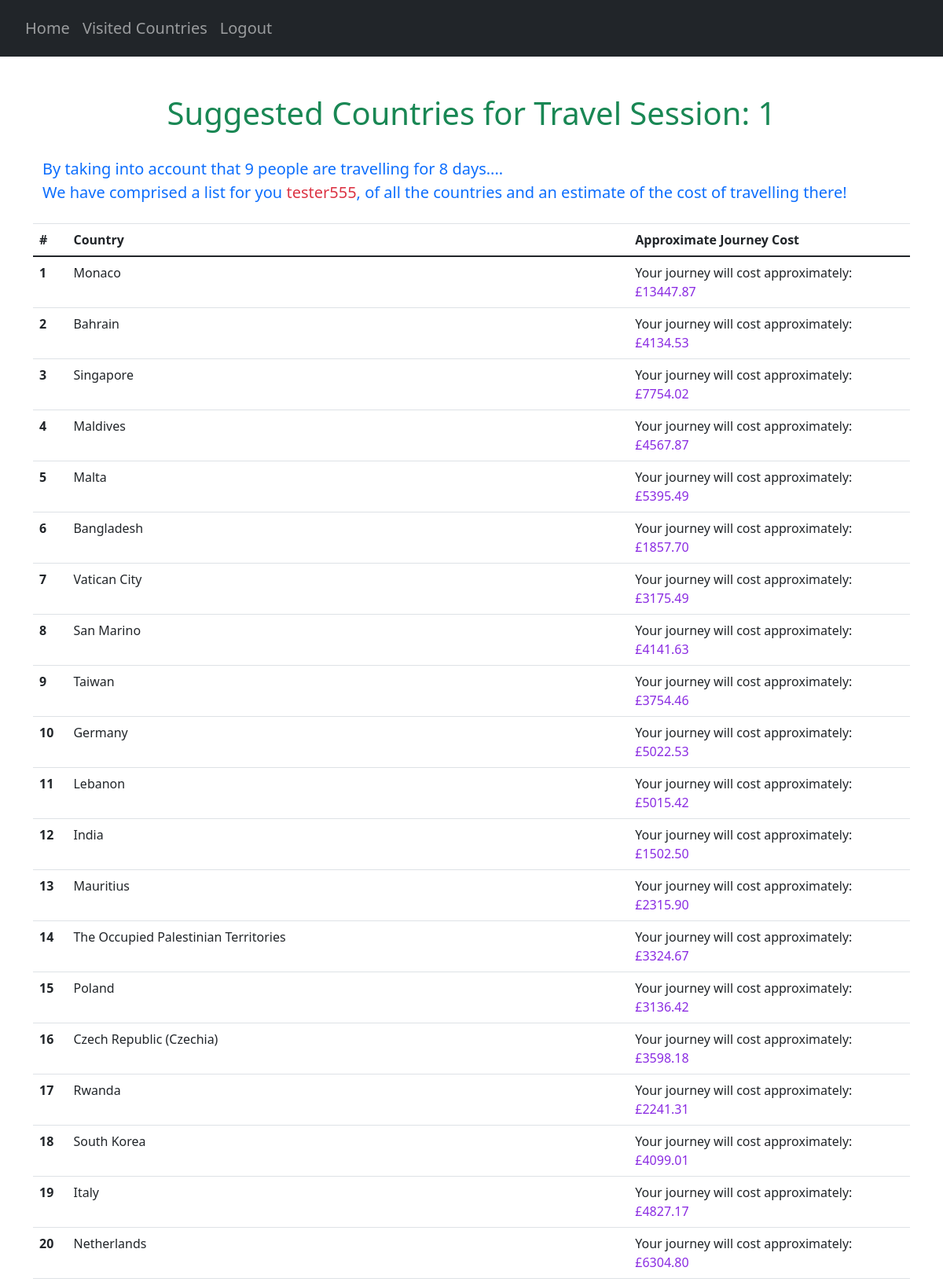
The app's page /suggestions/1 (signed in, upper part) with its own data.
### website/models.py (models this page shows)
class User(db.Model, UserMixin):
    id = db.Column(db.Integer, primary_key=True)
    email = db.Column(db.String(150), unique=True)
    password = db.Column(db.String(150))
    first_name = db.Column(db.String(150))
    countries = db.relationship('UserCountry')
    travel_score = db.relationship('UserTravelScore')

class Country(db.Model):
    country_code = db.Column(db.String(3), primary_key=True)
    country_name = db.Column(db.String(150), unique=True)

### website/views.py (the view)
@views.route("/suggestions/<travelID>", methods=["GET"])
@login_required
def suggestions(travelID):
    countries = Country.query.all()
    AllCountries = {}
    for country in countries:
        AllCountries[country.country_code] = country.country_name
    user_travel_details = []
    try:
        ranked_countries = userCountryScore(travelID, AllCountries)
        ranked_countries_UF = list(map(lambda x: (AllCountries[x[0]], x[1], x[2]), ranked_countries))
        current_travel = UserTravelScore.query.get((current_user.id, travelID))
        num_travellers = current_travel.num_travellers
        travelling_time = current_travel.travelling_time
        user_travel_details.append(travelID)
        user_travel_details.append(num_travellers)
        user_travel_details.append(travelling_time)
        return render_template("suggestions.html",
                               user=current_user,
                               best_countries=ranked_countries_UF,
                               user_travel=user_travel_details)
    except (AttributeError):
        print("ERROR", traceback.format_exc())
        user_travel_details.append(0)
        user_travel_details.append(1)
        return redirect(url_for('views.noTravel'))

### website/__init__.py (called while the page is built)
def create_app():
    app = Flask(__name__)
    app.config['SECRET_KEY'] = 'pog'
    app.config['SQLALCHEMY_DATABASE_URI'] = f'sqlite:///{DB_NAME}'
    db.init_app(app)
    from .views import views
    from .auth import auth
    app.register_blueprint(views, url_prefix='/')
    app.register_blueprint(auth, url_prefix='/')
    from .models import User, Country, UserCountry, Safety, Cost, CulturalValue, CovidRestrictions
    create_database(app)
    login_manager = LoginManager()
    login_manager.login_view = 'auth.login'
    login_manager.init_app(app)
    @login_manager.user_loader
    def load_user(id):
        return User.query.get(int(id))
    return app

### website/questionHandler.py (called while the page is built)
def doesUserWantThisCountry(countryCode):
    countries = UserCountry.query.all()
    users_countries = []
    for country in countries:
        if country.user_id == current_user.id:
            users_countries.append(country.country_code)
    for country in users_countries:
        if countryCode in users_countries:
            return True
        else:
            return False

def filterPrevCountries(codes, travelID):
    try:
        current_travel = UserTravelScore.query.get((current_user.id, travelID))
    except (sqlite3.IntegrityError, sqlalchemy.exc.IntegrityError) as e:
        print(e)
    prev_countries = getattr(current_travel, "prev_countries")
    if prev_countries == True:
        return codes
    else:
        suggestionsStream = filter(lambda x:not(doesUserWantThisCountry(x)), codes)
        suggestionsStream = list(suggestionsStream)
        return suggestionsStream

def userCountryScore(travelID, countryCodes):
    try:
        current_travel = UserTravelScore.query.get((current_user.id, travelID))
    except (sqlite3.IntegrityError, sqlalchemy.exc.IntegrityError) as e:
        print(e)
    prev_countries = getattr(current_travel, "prev_countries")
    try:
        calculateCountryScores(travelID, countryCodes)
    except ValueError:
        pass
    sortedCountries = sortCountries(travelID)
    return sortedCountries

### website/templates/suggestions.html (shortened to what this page needs)
{% extends "base.html" %} {% block title %}Countries{% endblock %}
{% block content %}
<div class="container pt-5">
    <h1 align="center"><span class="text-success">Suggested Countries for Travel Session: {{ user_travel[0] }}</span></h1>
    <p class="pt-4 pb-2 text-primary" id="user-countries-header">
        By taking into account that {{ user_travel[1] }} people are travelling for {{ user_travel[2] }} days....<br>
        We have comprised a list for you <span class="text-danger">{{ current_user.first_name }}</span>,
        of all the countries and an estimate of the cost of travelling there!
    </p>
</div>
<table class="table">
    <thead>
        <tr>
            <th scope="col">#</th>
            <th scope="col">Country</th>
            <th scope="col">Approximate Journey Cost</th>
        </tr>
    </thead>
    <tbody>
        {% for country in best_countries %}
        {% set countryName = country[0] %}
        {% set countryDict = country[2] %}
        {% for roughCostText, roughCost in countryDict.items() %}
            <tr>
                <th scope="row">{{ country[1] }}</th>
                <td>{{ countryName }}</td>
                <td>{{ roughCostText }}: <span class="cost-number">£{{ roughCost}}</span></td>
            </tr>
        {% endfor %}
        {% endfor %}
    </tbody>
</table>
{% endblock %}

### website/static/extra.css (style rules this page uses)
.cost-number { color: blueviolet; }
#user-countries-header { font-size: 20px; }

### records on screen
User: first_name "tester555"
Country: country "1", countryDict "Monaco", countryDict "Your journey will cost approximately", countryDict "13447.87"
Country: country "2", countryDict "Bahrain", countryDict "Your journey will cost approximately", countryDict "4134.53"
Country: country "3", countryDict "Singapore", countryDict "Your journey will cost approximately", countryDict "7754.02"
Country: country "4", countryDict "Maldives", countryDict "Your journey will cost approximately", countryDict "4567.87"
Country: country "5", countryDict "Malta", countryDict "Your journey will cost approximately", countryDict "5395.49"
Country: country "6", countryDict "Bangladesh", countryDict "Your journey will cost approximately", countryDict "1857.70"
Country: country "7", countryDict "Vatican City", countryDict "Your journey will cost approximately", countryDict "3175.49"
Country: country "8", countryDict "San Marino", countryDict "Your journey will cost approximately", countryDict "4141.63"
Country: country "9", countryDict "Taiwan", countryDict "Your journey will cost approximately", countryDict "3754.46"
Country: country "10", countryDict "Germany", countryDict "Your journey will cost approximately", countryDict "5022.53"
Country: country "11", countryDict "Lebanon", countryDict "Your journey will cost approximately", countryDict "5015.42"
Country: country "12", countryDict "India", countryDict "Your journey will cost approximately", countryDict "1502.50"
Country: country "13", countryDict "Mauritius", countryDict "Your journey will cost approximately", countryDict "2315.90"
Country: country "14", countryDict "The Occupied Palestinian Territories", countryDict "Your journey will cost approximately", countryDict "3324.67"
Country: country "15", countryDict "Poland", countryDict "Your journey will cost approximately", countryDict "3136.42"
Country: country "16", countryDict "Czech Republic (Czechia)", countryDict "Your journey will cost approximately", countryDict "3598.18"
Country: country "17", countryDict "Rwanda", countryDict "Your journey will cost approximately", countryDict "2241.31"
Country: country "18", countryDict "South Korea", countryDict "Your journey will cost approximately", countryDict "4099.01"
Country: country "19", countryDict "Italy", countryDict "Your journey will cost approximately", countryDict "4827.17"
Country: country "20", countryDict "Netherlands", countryDict "Your journey will cost approximately", countryDict "6304.80"

### other values on screen
{{ user_travel[0] }} "1"
{{ user_travel[1] }} "9"
{{ user_travel[2] }} "8"
